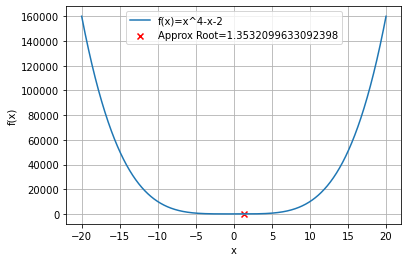

Source code (Python):
import numpy as np
import matplotlib.pyplot as plt

f=lambda x: x**4-(x)-2

fig, ax = plt.subplots()
x=np.linspace(-20,20,1600)
y=f(x)
ax.plot(x,y,label="f(x)=x^4-x-2")

# the function is continuous in 1 & 2
a=1
b=2
error=0.00001
while (abs(b-a)>error):
    c=(a*f(b)-b*f(a))/(f(b)-f(a))
    a=b
    b=c

print("Real root:",c)
ax.set_xlabel('x')
ax.set_ylabel('f(x)')
ax.scatter(b,0,color='red',marker='x', label=f"Approx Root={b}")
plt.legend()
ax.grid()
plt.show()
